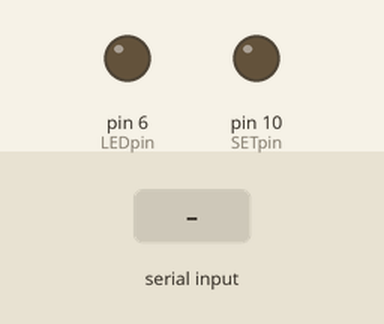
The sketch below on a simulated Arduino Uno, built with avr-gcc and run on an emulated ATmega328P. Shown: output pins drawn as LEDs (lit = HIGH). Inputs (shaded band) come from the test bench. The modem accepts every AT command (registered, SIM ready, sends succeed) and sends nothing else; what the sketch prints to the serial monitor is not drawn.

Above: at 0.1 s.
At 2.7 s:
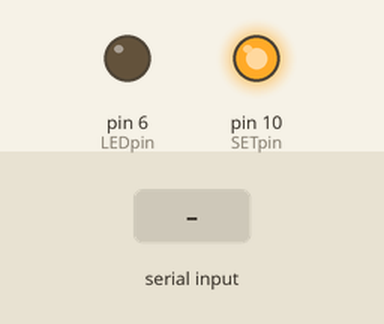
2.8 s: "ON" received over the second serial link
At 4.0 s:
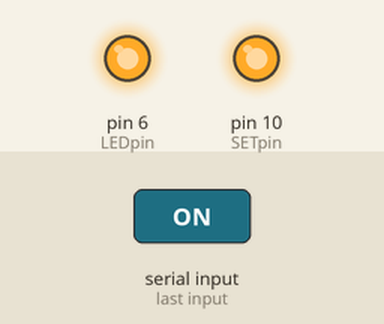
Timing chart, 0 to 5.8 s (numbered marks = the images above; inputs shaded):
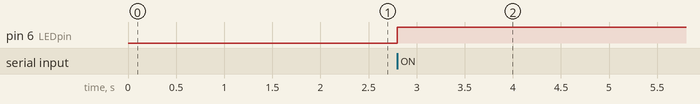

Measured:
- after the input at 2.8 s, pin 6 (LEDpin): LOW → HIGH at once

The sketch:

neck.ino
```cpp
#include <SoftwareSerial.h>


//#define HC11_A

#define HC11_B

//#define HC11_TEST

/*

 * 사용하는 보드가 LED 제어 신호를 보내는 보드면

 * //#define HC11_A 를

 * #define HC11_A 로 변경합니다.

 * 그 반대의 경우

 * //#define HC11_B를

 * #define HC11_B 로 변경합니다.

 */

int RXpin = 11;

int TXpin = 12;

int SETpin = 10;

int Chanel = 5;

int LEDpin = 6;


SoftwareSerial HC11(RXpin,TXpin);


void setup() {

  Serial.begin(9600);

  HC11.begin(9600);

  char CHANEL[4];

  sprintf(CHANEL,"%03d",Chanel);

  pinMode(LEDpin,OUTPUT);

  //CC41모듈의 채널을 설정합니다.

  pinMode(SETpin,OUTPUT);

  digitalWrite(SETpin,LOW);

  delay(500);

  HC11.print("AT+C");

  HC11.print(CHANEL);

  HC11.print("\r\n");

  delay(1000);

  while(HC11.available()>0){

    Serial.write(HC11.read());

  }

  digitalWrite(SETpin,HIGH);

}


void loop() {


  #ifdef HC11_A

  //여기에 A파트 HC11모듈의 소스코드가 올라갑니다.

  delay(500);

  HC11.print("ON\r\n");

  delay(500);

  HC11.print("OFF\r\n");

  #endif


  #ifdef HC11_B

  //여기에 B파트 HC11모듈의 소스코드가 올라갑니다.

  static String DATA = "";

  while(HC11.available() > 0){

    DATA += (char)HC11.read();

  }

  if(DATA.startsWith("ON")){

    digitalWrite(LEDpin,HIGH);
    Serial.write("check1");

  }

  if(DATA.startsWith("OFF")){
    Serial.write("Check2");
    analogWrite(LEDpin,0);

  }

  if(DATA.endsWith("\r\n")){

    DATA = "";

  }

  #endif


  #ifdef HC11_TEST

  //HC-11 테스트용 코드

  while(Serial.available() > 0){

    HC11.write(Serial.read());

  }

  while(HC11.available() > 0){

    Serial.write(HC11.read());

  }

  #endif


}
```
